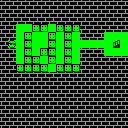

The image is a tile-based game level rendered from a .tmx file. Its description and complete source (layers, tilesets, objects, tile grids) follow:
An orthogonal 16x16 tile map with 8x8 px tiles, 1 tile layer (Kachelebene 1).

<map version="1.0" tiledversion="1.0.3" orientation="orthogonal" renderorder="right-down" width="16" height="16" tilewidth="8" tileheight="8" nextobjectid="1">
 <tileset firstgid="1" source="../tiles.tsx" />
 <layer name="Kachelebene 1" width="16" height="16">
  <data encoding="csv">
184,184,184,184,184,184,184,184,184,184,184,184,184,184,184,184,
184,184,184,184,184,184,184,184,184,184,184,184,184,184,184,184,
184,184,184,184,184,184,184,184,184,184,184,184,184,184,184,184,
184,184,129,129,144,144,129,144,144,144,184,184,184,184,184,184,
184,184,129,144,129,129,144,129,144,129,184,184,184,129,129,129,
184,177,129,144,129,129,144,129,144,129,129,129,129,129,180,129,
184,184,129,144,129,144,144,129,144,129,184,184,184,129,129,129,
184,184,129,144,144,129,144,129,144,129,184,184,184,184,184,184,
184,184,144,144,144,144,129,144,144,144,184,184,184,184,184,184,
184,184,184,184,184,184,184,184,184,184,184,184,184,184,184,184,
184,184,184,184,184,184,184,184,184,184,184,184,184,184,184,184,
184,184,184,184,184,184,184,184,184,184,184,184,184,184,184,184,
184,184,184,184,184,184,184,184,184,184,184,184,184,184,184,184,
184,184,184,184,184,184,184,184,184,184,184,184,184,184,184,184,
184,184,184,184,184,184,184,184,184,184,184,184,184,184,184,184,
184,184,184,184,184,184,184,184,184,184,184,184,184,184,184,184
</data>
 </layer>
</map>
